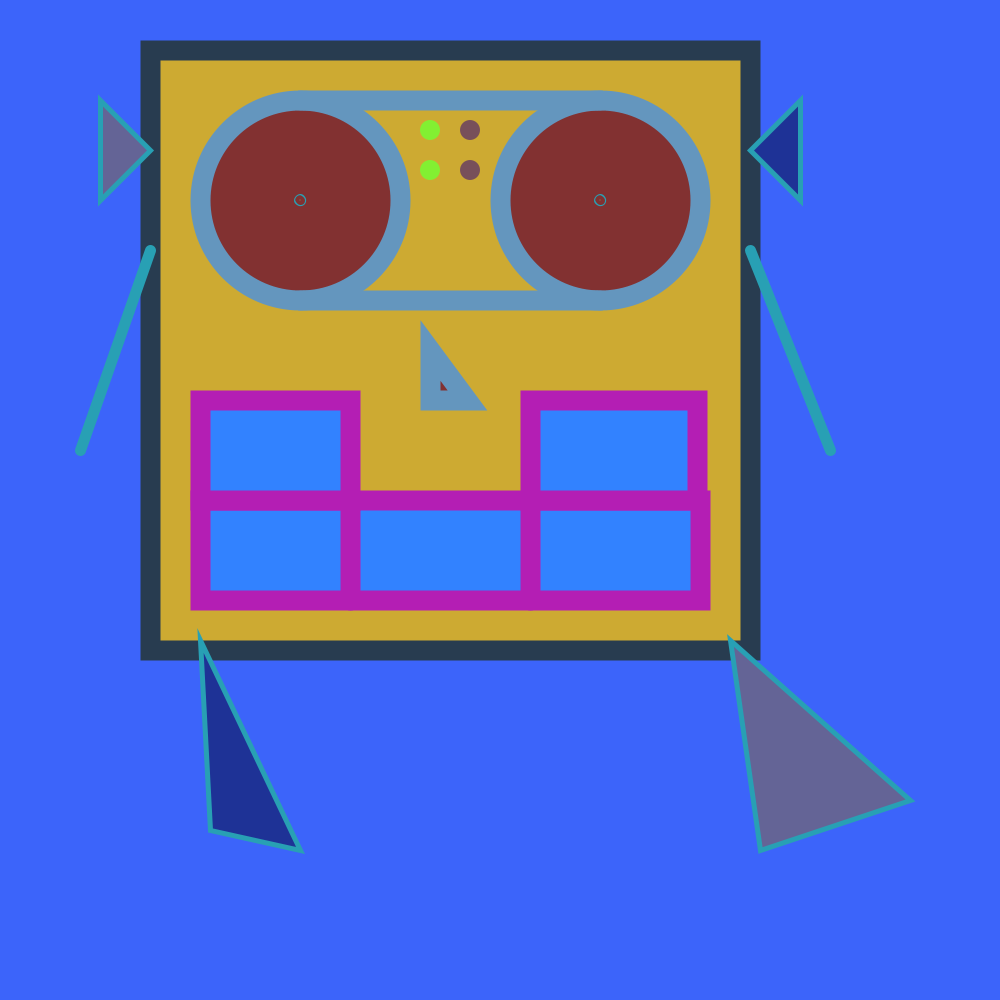
Frame 1 (no input)
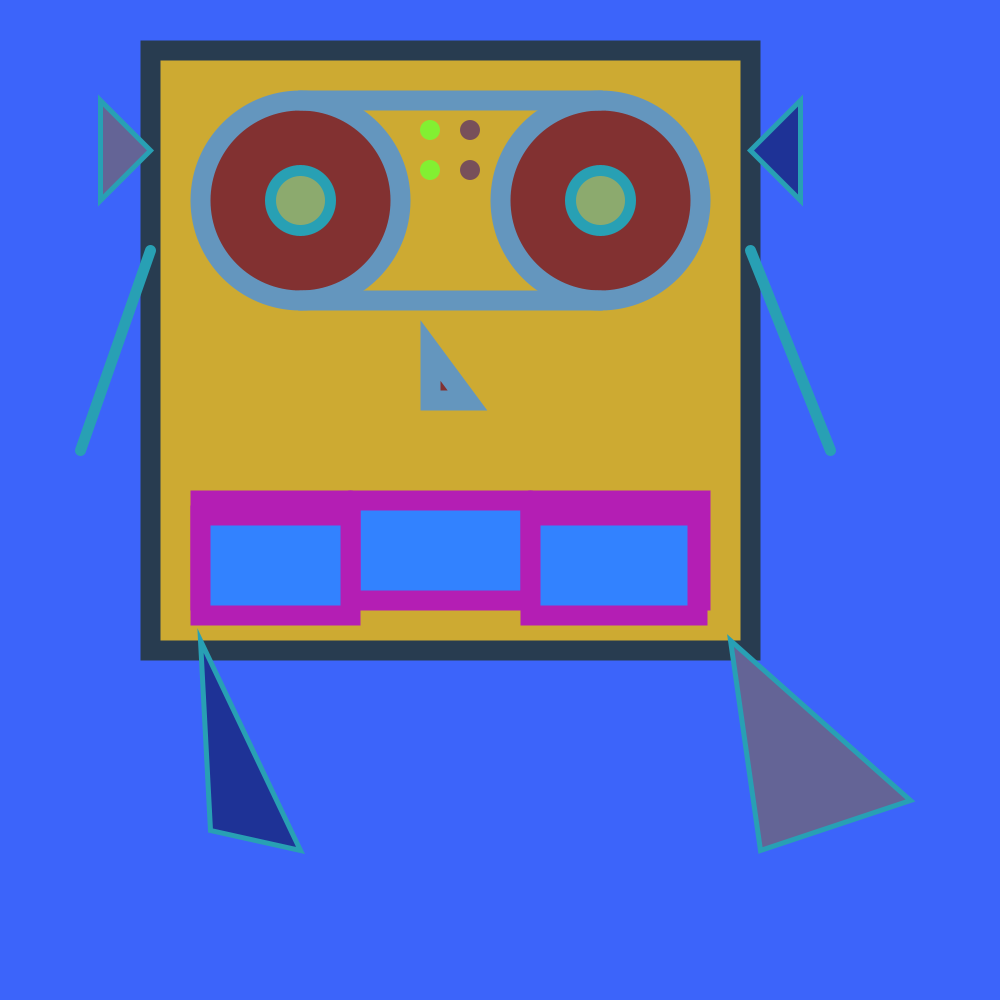
Frame 60 (the mouse pressed at the canvas centre just before this capture)
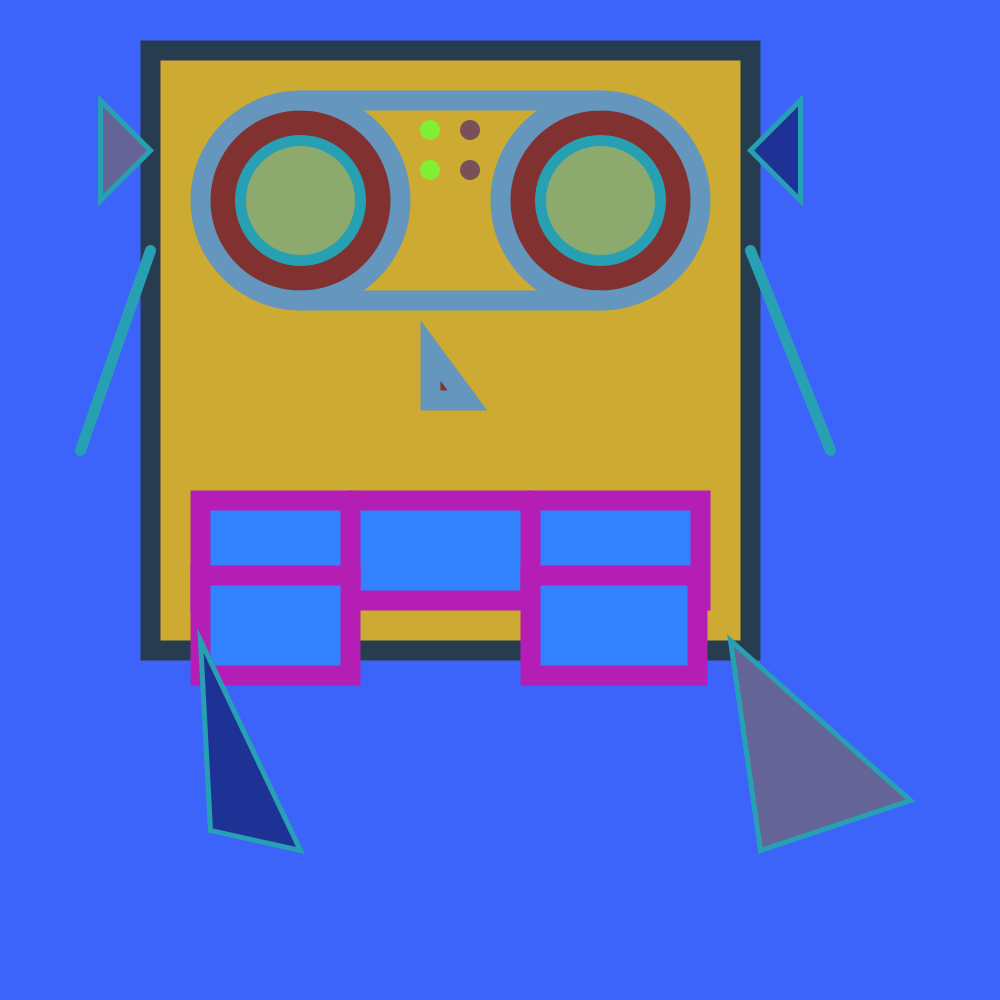
Frame 120 (the mouse held since frame 60 and released just before this capture)

The Processing sketch that drew these frames (run headless with seeded random() and noise(); from frame 60 on, the mouse is pressed at the canvas centre):

// Processing sketch: Hornfeld__Zach_animated__creature_zip_revised_
// ── Hornfeld__Zach_animated__creature_zip_revised_.pde
//Zach Hornfeld
//6/27/22
//IntroCS Summer 2022
//Animated Robot Sketch Lab 


float rectY = 400;
float speedY = 5;
float circleY = 0; 
int diameter = 1; 
//floats and ints are the different variables 



void setup() {

size (1000, 1000); //Size of canvas
background(60,100,250); //Blue background

}


void draw() {
  
  background(60,100,250); 
  
fill(205, 170, 50); // Yellow Square
stroke(40,60,80); //Outline Color
strokeWeight(20); //Outline weight
square(150, 50, 600); //Robot's body
fill(130,49,49); //Robot's red eye background color
stroke(100,150, 190); // Color of eye outline/connector
strokeWeight(20);//Eye outline/connector weight
circle(300, 200, 200); // Robot's Red eye/casette player (Right)
circle(600, 200, 200);// Robot's Red eye/casette player (Left)
line(300, 100,600,100); // Casette Tape/Glasses Connector (Top)
line(300, 300,600,300); // Casette Tape/Glasses Connector (Bottom)


triangle(430, 350, 430, 400, 467, 400); // Nose


fill(50,130,255); //Mouth Color
stroke (180, 30, 180);//Mouth outline color
rect (200, 500, 500,100); //Mouth (stationary part)
line(350, 500, 350, 600); //Line dividing the mouth into sections(left)
line(530, 500, 530, 600); //Line dividing the mouth into sections(right)

rect (200, rectY, 150, 100); //Mouth *top left
rect (530, rectY, 167, 100); //Mouth *top right
 
  rectY = rectY + speedY;
  
  if(rectY > 600) {
    speedY = -abs(speedY); 
  }
  if(rectY < 400) {
    speedY = abs(speedY); //These if statements set the range that the two "smile" 
    //                      rectangles can travel (Between 400 & 600 pixels on the Y).
  }



fill(130, 240, 50);
noStroke();
circle (430, 130, 20); // Button (top left)
circle (430, 170, 20); // Button (bottom left)


fill (120, 80, 90);
circle(470, 130, 20); //Button (bottom right)
circle(470, 170, 20); //Button (top right)

strokeWeight(5);
fill(100, 100, 150);
stroke(40,160,180);
triangle(730,640,910,800,760,850); // Leg on Screen Right
triangle(100,100,100,200, 150, 150); //Ear on Screen Left
fill(30,50,150);
triangle(200,640,210,830,300,850); // Leg on Screen Left
triangle(800,100,800,200, 750, 150); // Ear on Screen Right

strokeWeight(11);
fill(140, 170, 110);

line(150, 250, 80, 450); // Left Arm
line(750, 250, 830, 450); // Right Arm



push();
circle(300, 200, diameter); //left Eyeball
circle(600, 200, diameter); //right Eyeball

diameter ++;
if (diameter>165) {
  diameter = 20;
}
pop();
// This says that if the diameter of the circles exceed 165 pixels,
//they revert to 20 pixels)
}
